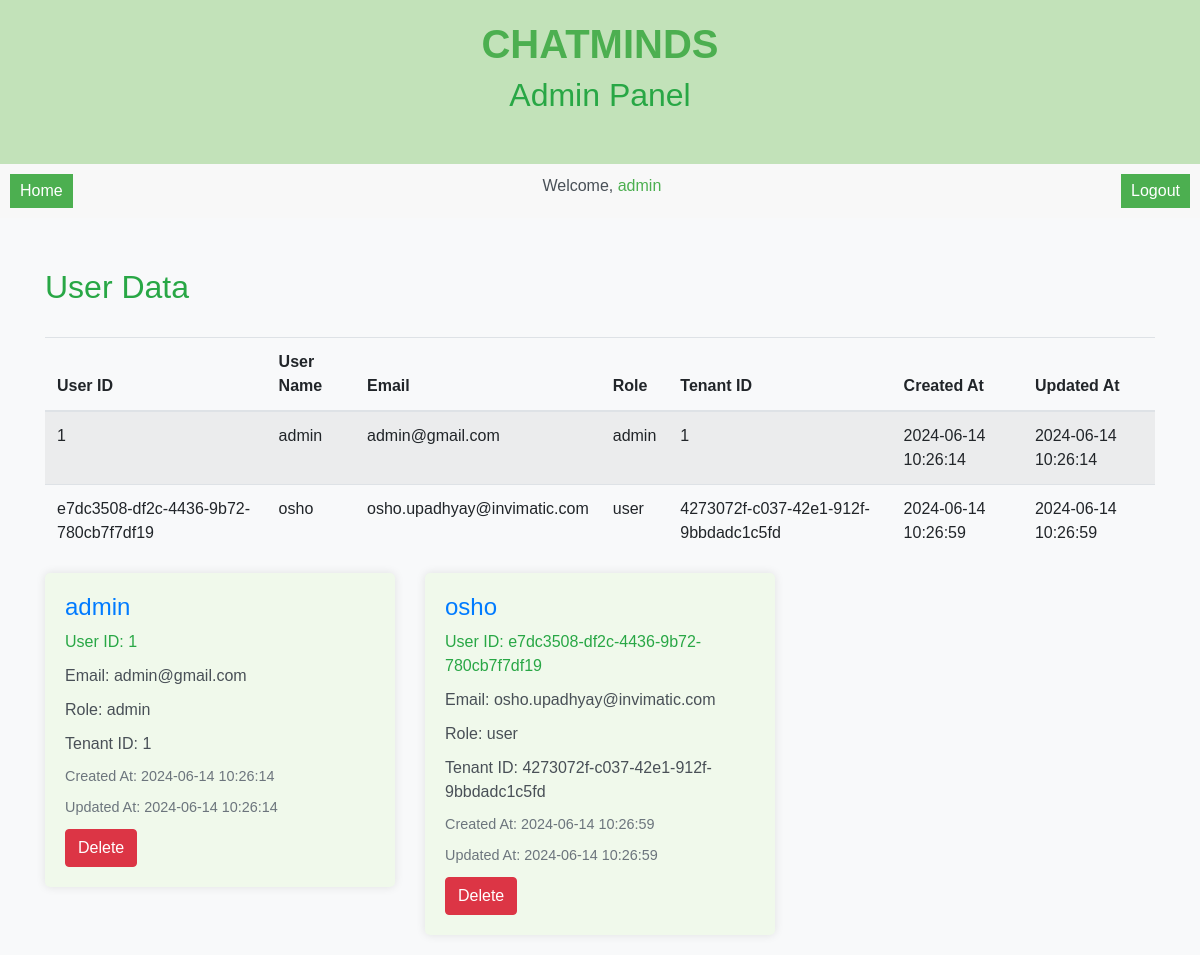
The app's page /users (signed in) with its own data.
### tables this page shows
CREATE TABLE users (
                        user_id TEXT PRIMARY KEY,
                        user_name TEXT NOT NULL,
                        email TEXT NOT NULL,
                        password TEXT NOT NULL,
                        role TEXT DEFAULT 'user',
                        tenant_id TEXT NOT NULL,
                        created_at TIMESTAMP DEFAULT CURRENT_TIMESTAMP,
                        updated_at TIMESTAMP DEFAULT CURRENT_TIMESTAMP,
                        FOREIGN KEY (tenant_id) REFERENCES tenants(tenant_id)
                    );

### app.py (the view)
@app.route('/users', methods=['GET'])
def get_all_users():
    if not is_logged_in() or session['role'] != 'admin':
        return redirect(url_for('login'))
    conn, cursor = get_db_connection()
    cursor.execute('''SELECT * FROM users''')
    users = cursor.fetchall()
    conn.close()
    user_list = []
    for user in users:
        user_info = {
            'user_id': user[0],
            'user_name': user[1],
            'email': user[2],
            'role': user[4],
            'tenant_id': user[5],
            'created_at': user[6],
            'updated_at': user[7]
        }
        user_list.append(user_info)
    return render_template('user_data.html', users=user_list, username=session['username'])

### app.py (called while the page is built)
def get_db_connection():
    conn = sqlite3.connect('askai.db', check_same_thread=False)
    cursor = conn.cursor()
    return conn, cursor

def is_logged_in():
    return 'username' in session

### templates/user_data.html (shortened to what this page needs)
<!DOCTYPE html>
<html lang="en">
<head>
    <link rel="stylesheet" href="https://stackpath.bootstrapcdn.com/bootstrap/4.5.2/css/bootstrap.min.css">
</head>
<body>
    <div style="text-align: center; padding: 20px; background-color: #c2e2b9;">
        <h1 style="font-size: 2.5em; color: #4CAF50; font-weight: bold; text-transform: uppercase;">ChatMinds</h1>
        <h2>Admin Panel</h2>
    </div>
    <nav style="background-color: #f8f8f8; padding: 10px; display: flex; justify-content: space-between;">
        <a href="/">
                <button style="background-color: #4CAF50; color: white; border: none; padding: 5px 10px; cursor: pointer; margin-right: 10px;">Home</button>
        </a>
        <p style="margin: 0; display: inline;">Welcome, <span style="color: #4CAF50;">{{ username }}</span></p>
        <button style="background-color: #4CAF50; color: white; border: none; padding: 5px 10px; cursor: pointer;" onclick="logout()">Logout</button>
    </nav>
    <div class="container">
        <h2>User Data</h2>
        <div class="table-responsive">
            <table class="table table-striped">
                <thead>
                    <tr>
                        <th>User ID</th>
                        <th>User Name</th>
                        <th>Email</th>
                        <th>Role</th>
                        <th>Tenant ID</th>
                        <th>Created At</th>
                        <th>Updated At</th>
                    </tr>
                </thead>
                <tbody>
                    {% for user in users %}
                    <tr>
                        <td>{{ user.user_id }}</td>
                        <td>{{ user.user_name }}</td>
                        <td>{{ user.email }}</td>
                        <td>{{ user.role }}</td>
                        <td>{{ user.tenant_id }}</td>
                        <td>{{ user.created_at }}</td>
                        <td>{{ user.updated_at }}</td>
                    </tr>
                    {% endfor %}
                </tbody>
            </table>
        </div>
        <div class="row">
            {% for user in users %}
            <div class="col-md-4">
                <div class="user-card">
                    <h4>{{ user.user_name }}</h4>
                    <p class="user-id">User ID: {{ user.user_id }}</p>
                    <p>Email: {{ user.email }}</p>
                    <p>Role: {{ user.role }}</p>
                    <p>Tenant ID: {{ user.tenant_id }}</p>
                    <p class="created-at">Created At: {{ user.created_at }}</p>
                    <p class="created-at">Updated At: {{ user.updated_at }}</p>
                    <button onclick="deleteUser('{{ user.user_id }}')" class="btn btn-danger">Delete</button>
                </div>
            </div>
            {% endfor %}
        </div>
    </div>
</body>
</html>

### templates/user_data.html (style rules this page uses)
body { background-color: #f8f9fa; color: #495057; font-family: Arial, sans-serif; }
.container { margin-top: 50px; }
h2 { color: #28a745; margin-bottom: 30px; }
.user-card { background-color: #f0f9eb; border-radius: 5px; box-shadow: 0 0 10px rgba(0, 0, 0, 0.1); padding: 20px; margin-bottom: 20px; }
.user-card h4 { color: #007bff; }
.user-card p { margin-bottom: 10px; }
.user-card .user-id { color: #28a745; }
.user-card .created-at { font-size: 0.9em; color: #6c757d; }

### records on screen
users: user_id "1", user_name "admin", email "admin@gmail.com", role "admin", tenant_id "1", created_at "2024-06-14 10:26:14", updated_at "2024-06-14 10:26:14"
users: user_id "e7dc3508-df2c-4436-9b72-780cb7f7df19", user_name "osho", email "osho.upadhyay@invimatic.com", role "user", tenant_id "4273072f-c037-42e1-912f-9bbdadc1c5fd", created_at "2024-06-14 10:26:59", updated_at "2024-06-14 10:26:59"

### other values on screen
{{ username }} "admin"
